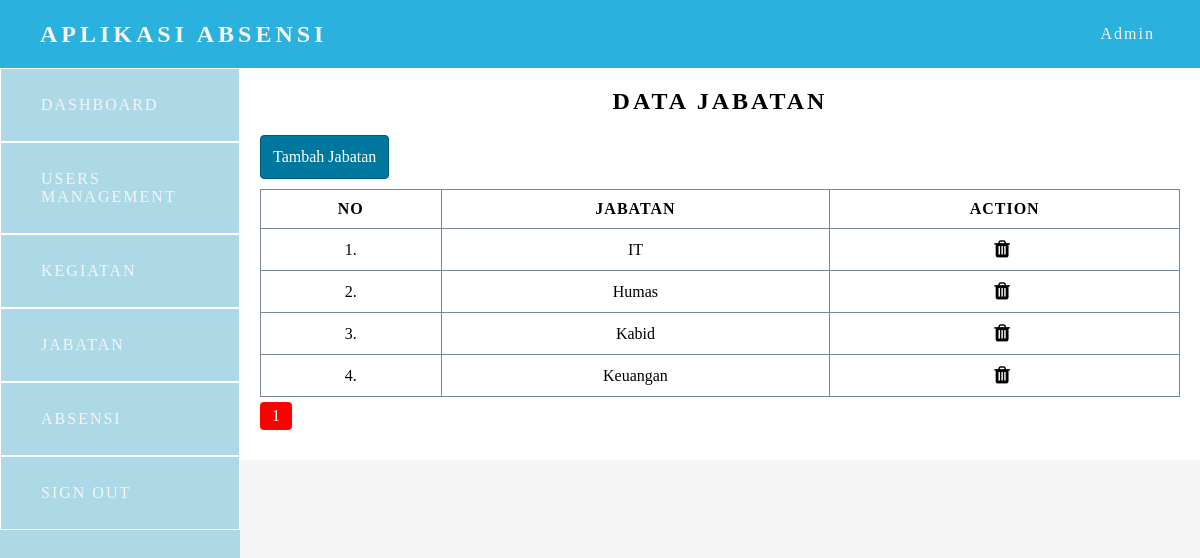
The page /admin/jabatan.php (signed in) on the database its author committed.
### tables this page shows
CREATE TABLE `jabatan` (
  `id` int(11) NOT NULL,
  `jabatan_name` varchar(255) NOT NULL
);

### function.php (called while the page is built, shortened)
<?php
    $config = mysqli_connect("localhost", "root", "", "absensi") or die;
    function query($query) {
        global $config;
        $result = mysqli_query($config, $query);
        $rows = [];
        while ($row = mysqli_fetch_assoc($result)) {
            $rows[] = $row;
        }
        return $rows;
    }
?>

### admin/jabatan.php (the view, shortened to what this page needs)
<?php include "template/header-admin.php" ?>
<?php
    $dataPerPage = 5;
    $jumlahData = count(query("SELECT * FROM jabatan"));
    $jumlahHalaman = ceil($jumlahData / $dataPerPage);
    $isActive = (isset($_GET["page"])) ? $_GET["page"] : 1 ;
    $awalData = ($dataPerPage * $isActive ) - $dataPerPage;
    $jabatan = query("SELECT * FROM jabatan ORDER BY id DESC LIMIT $awalData, $dataPerPage");
?>
<div class="table-content">
<h2 class="section-title">Data Jabatan</h2>
                    <div class="btn-add">
                        <a href="#" class="add-kegiatan">Tambah Jabatan</a>
                    </div>
                <div class="table">
                    <table>
                        <tr>
                            <th>no</th>
                            <th>Jabatan</th>
                            <th>action</th>
                        </tr>
                        <?php $no = 1; ?>
                        <?php foreach ($jabatan as $job) : ?>
                        <tr>
                            <td><?= $no++; ?>.</td>
                            <td><?= $job["jabatan_name"] ?></td>
                            <td><a href="hapus-jabatan.php?id=<?= $job["id"] ?>" onclick = "return confirm('apakah anda yakin ?')" ><i class="fa fa-trash"></i></a></td>
                        <?php endforeach; ?>
                        </tr>
                    </table>
                    <div class="pagination">
                    <?php for($i=1; $i <= $jumlahHalaman; $i++) : ?>
                        <?php if($i == $isActive) : ?>
                            <a class="page" style="background-color:red;" href="?page=<?=$i ?>"><?= $i?></a>
                        <?php else : ?>
                            <a class="page" href="?page=<?=$i ?>"><?= $i?></a>
                        <?php endif; ?>
                    <?php endfor; ?>
                    </div>
                </div>
                </div>
        </div>
    </div>
<?php include "template/footer.php" ?>

### css/app.css (style rules this page uses)
* { margin: 0; padding: 0; box-sizing: 0; }
.section-title { padding-bottom: 20px; text-align: center; margin: 0 auto; text-transform: uppercase; letter-spacing: 3px; }
.table-content { display: flex; flex-direction: column; width: 100%; }
.add-kegiatan { display: inline-block; border: 1px solid rgb(0, 91, 122); padding: 12px 12px; background-color: rgb(0, 119, 159); text-decoration: none; color: white; border-radius: 4px; }
.table { padding: 10px 0px; width: 100%; overflow-x: scroll; }
table { table-layout: auto; width: 100%; border-collapse: collapse; }
th, td { border: 1px solid lightslategray; padding: 10px; text-align: center; text-transform:capitalize; }
td a { text-decoration: none; color: black; }
th { text-transform: uppercase; letter-spacing: 1px; }
.fa { font-size: 20px; margin-right: 5px; text-align: center; }
.page { display: inline-block; padding: 5px 12px; background-color: lightblue; margin-top: 5px; color: white; text-decoration: none; border-radius: 4px; }

### rows shown on the page
jabatan: jabatan_name "IT"
jabatan: jabatan_name "Humas"
jabatan: jabatan_name "Kabid"
jabatan: jabatan_name "Keuangan"

### other values the page prints
$nama "Admin"
